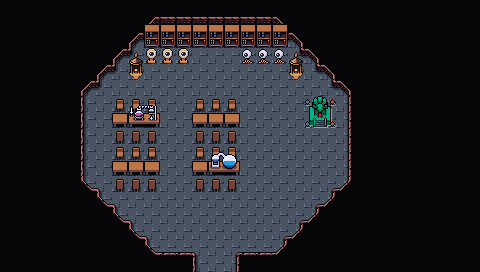

Rendered tile map (Tiled .tmx) drawn with the repository's tilesets; below, a short description and the map source with its tile grids summarised:
An orthogonal 30x17 tile map with 16x16 px tiles, 4 tile layers (Collision, Background, Ground, Clutter), 2 tilesets and 6 objects.

<map version="1.10" tiledversion="1.11.2" orientation="orthogonal" renderorder="right-down" width="30" height="17" tilewidth="16" tileheight="16" infinite="0" nextlayerid="7" nextobjectid="110">
 <editorsettings>
  <export target="wastetown..tmx" format="tmx" />
 </editorsettings>
 <tileset firstgid="1" source="../../../../common/maps/tileset/main.tsx" />
 <tileset firstgid="10113" source="../../../../common/maps/tileset/buildings.tsx" />
 <layer id="6" name="Collision" width="30" height="17">
  <data>[510 cells, 62 non-empty, 9 distinct tile ids]</data>
 </layer>
 <layer id="1" name="Background" width="30" height="17">
  <data>[510 cells, 218 non-empty, 1 distinct tile ids]</data>
 </layer>
 <layer id="2" name="Ground" width="30" height="17">
  <data>[510 cells, 357 non-empty, 16 distinct tile ids]</data>
 </layer>
 <layer id="3" name="Clutter" width="30" height="17">
  <properties>
   <property name="spriteLayer" type="bool" value="true" />
  </properties>
  <data>[510 cells, 83 non-empty, 26 distinct tile ids]</data>
 </layer>
 <objectgroup id="4" name="Objects">
  <object id="38" template="../../../../common/maps/obj/entry_up.tx" x="192" y="280.665" width="48" height="16">
   <properties>
    <property name="teleport" value="" />
   </properties>
  </object>
  <object id="83" template="../../../../common/maps/obj/booster.tx" x="229.466" y="125.184">
   <properties>
    <property name="reward">[
  {
    "editions": [ "DTK" ],
    "type": "card",
    "count": 10,
    "rarity": [ "Common" ]
  },
  {
    "editions": [ "DTK" ],
    "type": "card",
    "count": 3,
    "rarity": [ "Uncommon" ]
  },
  {
    "editions": [ "DTK" ],
    "type": "card",
    "count": 1,
    "rarity": [ "Rare", "Mythic Rare" ]
  }
]
</property>
   </properties>
  </object>
  <object id="88" template="../../../../common/maps/obj/enemy.tx" x="207.503" y="67.3349">
   <properties>
    <property name="dialog">[
	{
		"name": "",
		"text": "'Say, you look like a capable mage. I can sense a great ability for violence within you. Perhaps I can interest you in a job...?'",
		"options":
			[
				{
					"name": "The five families have fallen.",
                    "text": "'Your actions will bring a new dawn of justice to my people. I thank you.'",
					"action": [ { "deleteMapObject": -1 },
                    {"grantRewards": [
		      {"type": "item", "count": 1, "itemName": "Scroll of the Masters"},
                        {"type": "gold", "count": 500},
                        {"type": "card", "count": 1, "cardName": "Taigam, Master Opportunist"},
                        {"type": "card", "count": 1, "cardName": "Taigam, Ojutai Master"},
                        {"type": "card", "count": 1, "cardName": "Taigam, Sidisi's Hand"},
                        {"type": "card", "count": 1, "cardName": "Taigam's Scheming"}              
                      ] } ]
                    ,
					"condition": [{"item": "Abzan Gauntlet"}, {"item": "Jeskai Gauntlet"}, {"item": "Mardu Gauntlet"}, {"item": "Sultai Gauntlet"}, {"item": "Temur Gauntlet"}],
					"options": [ { "name": "(Continue)" } ]
				},
				{
					"name": "What kind of job?",
					"text": "'Quite simply, the khans of Tarkir's five clans have arrived on this blasted world, bereft of most of their defenses. I would like them all dead.'",
					"options": [ { "name": "What's in it for me?",
					"text": "'A chunk of gold and a powerful ancient scroll with the magical might of the ancient masters. Take the gauntlet from each khan's corpse and show me them for your reward.'",
					"options": [ { "name": "I'll see what I can do." } ]
					 }]
				},
                {
					"name": "I don't work for the world's sketchiest people.",
					"text": "'Begone, then. I have no use for those with an overdeveloped sense of morals.'",
					"options": [ { "name": "(Continue)" } ]
				}
			]
	}
]</property>
    <property name="enemy" value="Taigam" />
   </properties>
  </object>
  <object id="107" template="../../../../common/maps/obj/booster.tx" x="107.273" y="172.99">
   <properties>
    <property name="reward">[
  {
    "editions": [ "TDM" ],
    "type": "card",
    "count": 10,
    "rarity": [ "Common" ]
  },
  {
    "editions": [ "TDM" ],
    "type": "card",
    "count": 3,
    "rarity": [ "Uncommon" ]
  },
  {
    "editions": [ "TDM" ],
    "type": "card",
    "count": 1,
    "rarity": [ "Rare", "Mythic Rare" ]
  }
]
</property>
   </properties>
  </object>
  <object id="108" template="../../../../common/maps/obj/dialog.tx" x="177.169" y="250.807" width="77.6667" height="15.5" visible="1">
   <properties>
    <property name="dialog">[
{
   "text": "You enter a spacious private study. Books and alchemical devices are scattered about. Off to one side, there's a suspiciously snakelike shrine. The study's presumed owner stands in the back, waving you over.",
   "options": [{
      "name": "(Continue)", "action": [{"deleteMapObject":-1}]}]
}
]</property>
   </properties>
  </object>
  <object id="109" template="../../../../common/maps/obj/scroll.tx" x="311" y="150">
   <properties>
    <property name="reward" value="[ { &quot;type&quot;: &quot;card&quot;, &quot;cardName&quot;: &quot;Altar of the Brood&quot;, &quot;count&quot;: 1 } ]" />
   </properties>
  </object>
 </objectgroup>
</map>
